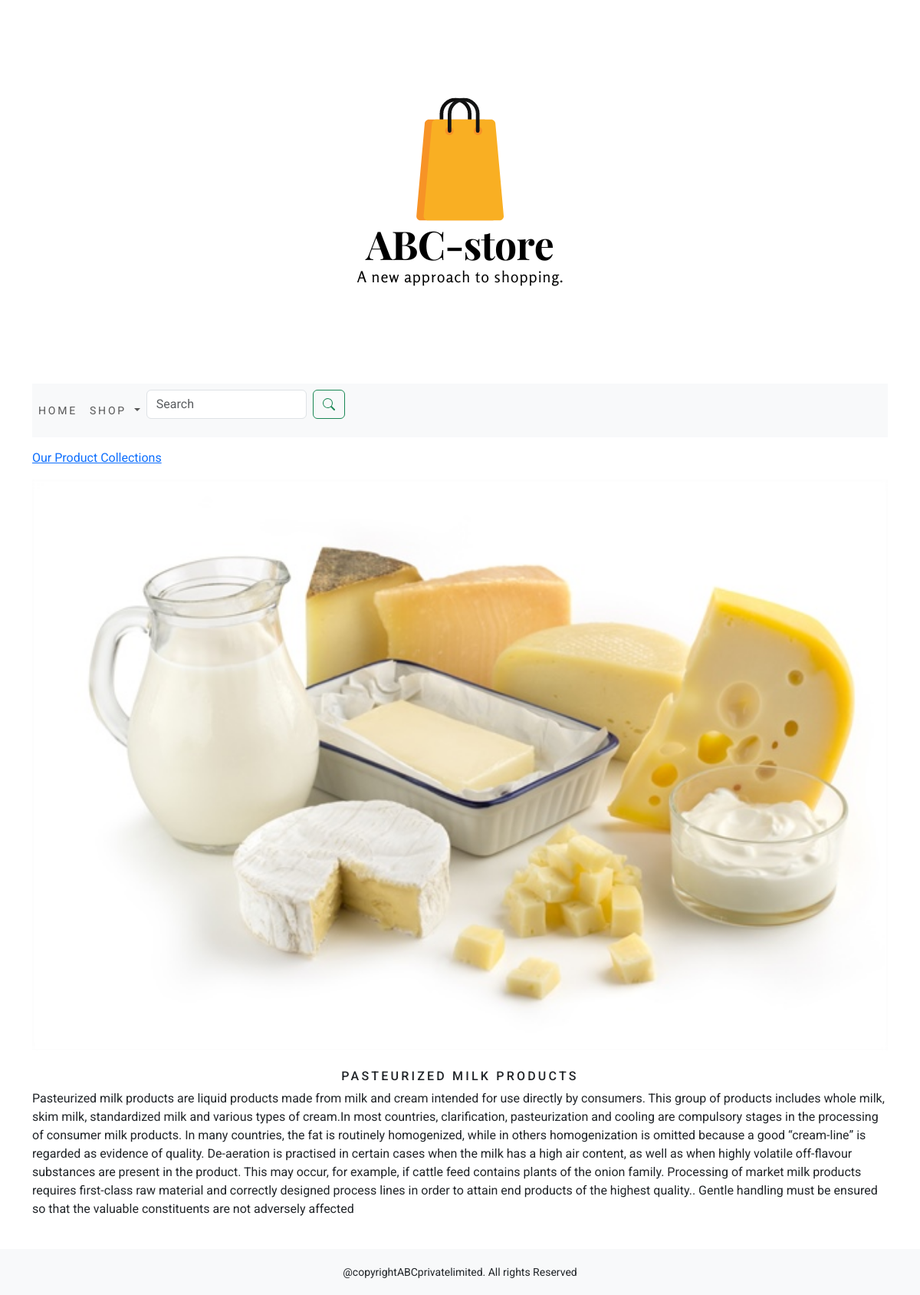
The page /shop/PASTEURIZED-MILK-PRODUCTS/ on the database its author committed.
### shop/models.py (models this page shows, shortened)
class Category(models.Model):
    name=models.CharField(max_length=250,unique=True)
    slug=models.SlugField(max_length=250,unique=True)
    description=models.TextField(blank=True)
    image=models.ImageField(upload_to='category',blank=True)
    class Meta:
        ordering=('name',)
        verbose_name='category'
        verbose_name_plural='categories'
    def get_url(self):
        return reverse('shop:products_by_category',args=[self.slug])

### shop/views.py (the view, shortened to what this page needs)
# urls.py: path('',views.allProdCat,name='allProdCat'),
def allProdCat(request,c_slug=None):
    c_page=None
    products_list=None
    if c_slug!=None:
        c_page=get_object_or_404(Category,slug=c_slug)
        products_list=Product.objects.all().filter(category=c_page,available=True)
    return render(request,'category.html',{'category':c_page,'products':products_list})

### cart/context_processors.py (called while the page is built)
def counter(request):
    item_count=0
    if 'admin' in request.path:
        return {}
    else:
        try:
            cart=Cart.objects.filter(cart_id=_cart_id(request))
            cart_items=CartItem.objects.all().filter(cart=cart[:1])
            for cart_item in cart_items:
                item_count+=cart_item.quantity
        except Cart.DoesNotExist:
            item_count=0
    return dict(item_count=item_count)

### cart/views.py (called while the page is built)
def _cart_id(request):
    cart=request.session.session_key
    if not cart:
        cart=request.session.create()
    return cart

### shop/context_processors.py (called while the page is built)
def menu_links(request):
    links=Category.objects.all()
    return dict(links=links)

### templates/category.html (shortened to what this page needs)
{% extends 'base.html' %}
{% load static %}
{% block content %}
   {% if category %}
        <div>
            <div class="row my_row_class">
                <div class="mx-auto">
                <p><a href="{% url 'shop:allProdCat' %}">Our Product Collections</a></p>
                </div>
            </div>
        </div>
    {% endif %}
    <div class="mx-auto">
        {% if category %}
            <img class="my_image" src="{{category.image.url}}" alt="{{category.name}}">
    </div>
    <br>
    <div>
        <h1 class="text-center my_title">{{category.name}}</h1>
        <p class="text-justify">{{category.description}}</p>
    </div>
        {% endif %}
        <div class="container">
            <br>
        </div>
{% endblock %}

### static/css/custom.css (style rules this page uses)
body { font-family: 'Roboto', sans-serif; }
.my_row_class { padding-top: 15px; }
.my_image { width: 100%; height: auto; }
.my_title { font-size: 16px; text-transform: uppercase; letter-spacing: .2em; }

### rows shown on the page
Category: image (picture), name "PASTEURIZED MILK PRODUCTS", description "Pasteurized milk products are liquid products made from milk and cream intended for use directly by consumers. This group of products includes whole milk, skim milk, standardized milk and various types of cream.In most countries, clarification, pasteurization and cooling are compulsory stages in the processing of consumer milk products. In many countries, the fat is routinely homogenized, while in others homogenization is omitted because a good “cream-line” is regarded as evidence of quality. De-aeration is practised in certain cases when the milk has a high air content, as well as when highly volatile off-flavour substances are present in the product. This may occur, for example, if cattle…"
